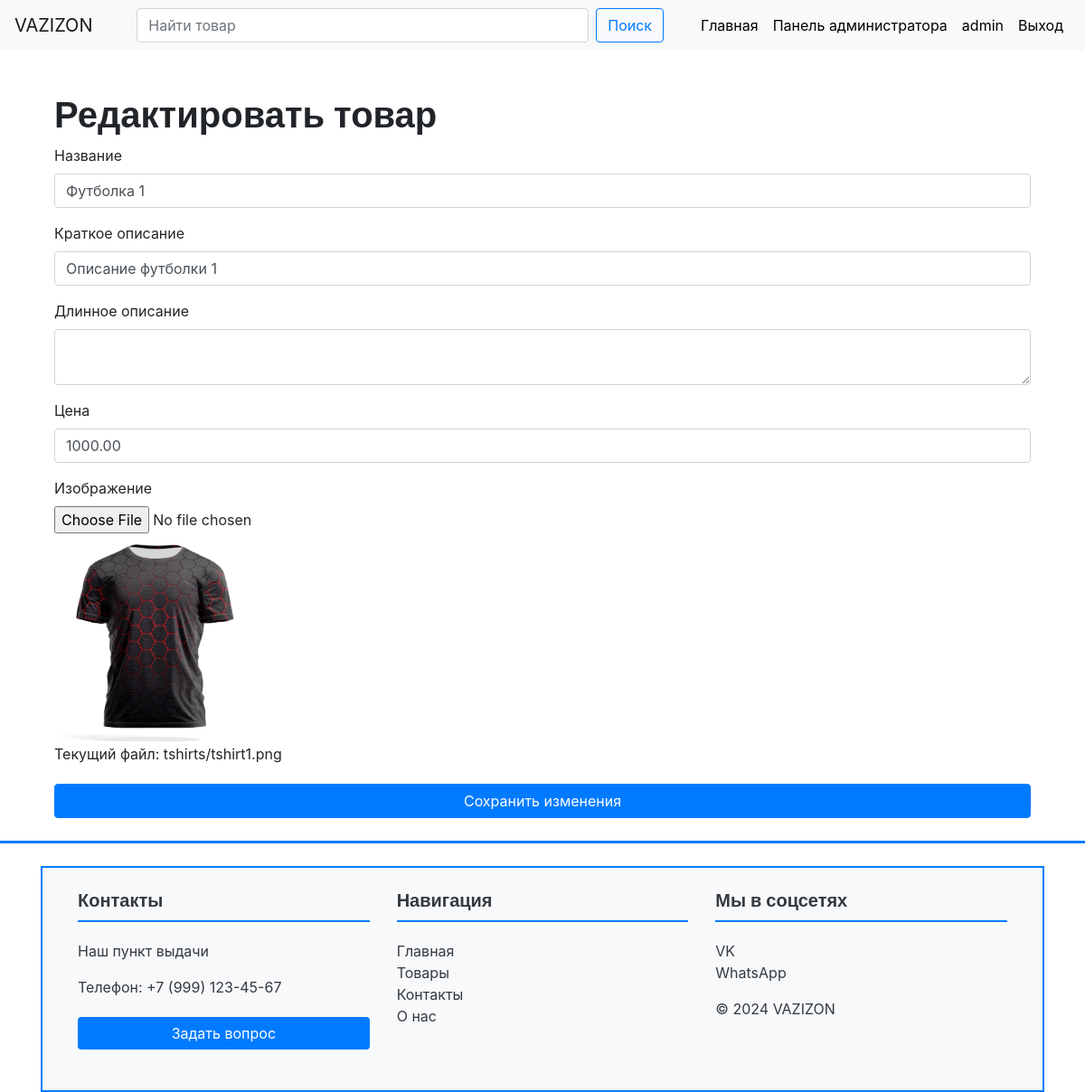
Page /edit_product/1 (signed in) on the committed database.
### models.py (models this page shows, shortened)
class User(UserMixin, db.Model):
    id = db.Column(db.Integer, primary_key=True)
    username = db.Column(db.String(64), index=True, unique=True)
    email = db.Column(db.String(120), index=True, unique=True)
    password_hash = db.Column(db.String(128))
    role = db.Column(db.String(64), default='buyer')
    last_activity = db.Column(db.DateTime, default=datetime.utcnow)

class Product(db.Model):
    id = db.Column(db.Integer, primary_key=True)
    name = db.Column(db.String(64), index=True)
    short_description = db.Column(db.String(128))
    long_description = db.Column(db.Text)
    price = db.Column(db.Float)
    category = db.Column(db.String(64))
    image_url = db.Column(db.String(128))
    seller_id = db.Column(db.Integer, db.ForeignKey('user.id'))
    seller = db.relationship('User', backref='products')

### app.py (the view, shortened to what this page needs)
    @app.route('/edit_product/<int:product_id>', methods=['GET', 'POST'])
    @login_required
    def edit_product(product_id):
        product = Product.query.get_or_404(product_id)
        if product.seller_id != current_user.id:
            flash('У вас нет прав на редактирование этого товара.', 'danger')
            return redirect(url_for('my_products'))
        form = ProductForm(obj=product)
        return render_template('edit_product.html', form=form, product=product)

### forms.py
class ProductForm(FlaskForm):
    name = StringField('Название', validators=[DataRequired()])
    short_description = StringField('Краткое описание', validators=[DataRequired()])
    long_description = TextAreaField('Длинное описание', validators=[DataRequired()])
    price = DecimalField('Цена', validators=[DataRequired()])
    image = FileField('Изображение', validators=[DataRequired()])
    submit = SubmitField('Добавить товар')

### templates/edit_product.html (shortened to what this page needs)
{% extends "base.html" %}
{% block content %}
<div class="container mt-5">
    <h1>Редактировать товар</h1>
    <form method="POST" enctype="multipart/form-data">
        <div class="form-group">
            {{ form.name.label(class="form-control-label") }}
            {{ form.name(class="form-control") }}
        </div>
        <div class="form-group">
            {{ form.short_description.label(class="form-control-label") }}
            {{ form.short_description(class="form-control") }}
        </div>
        <div class="form-group">
            {{ form.long_description.label(class="form-control-label") }}
            {{ form.long_description(class="form-control") }}
        </div>
        <div class="form-group">
            {{ form.price.label(class="form-control-label") }}
            {{ form.price(class="form-control") }}
        </div>
        <div class="form-group">
            {{ form.image.label(class="form-control-label") }}
            {{ form.image(class="form-control-file") }}
            {% if product.image_url %}
                <div>
                    <img src="{{ url_for('uploaded_file', filename=product.image_url) }}" alt="Current Image" style="max-width: 200px; margin-top: 10px;">
                    <p>Текущий файл: {{ product.image_url }}</p>
                </div>
            {% endif %}
        </div>
        <button type="submit" class="btn btn-primary">Сохранить изменения</button>
    </form>
</div>
{% endblock %}

### templates/base.html (shortened to what this page needs)
<!DOCTYPE html>
<html lang="ru">
<head>
    <link rel="stylesheet" href="https://stackpath.bootstrapcdn.com/bootstrap/4.5.2/css/bootstrap.min.css">
    <link rel="stylesheet" href="{{ url_for('static', filename='styles.css') }}">
</head>
<body>
<nav class="navbar navbar-expand-lg navbar-light bg-light">
    <a class="navbar-brand" href="{{ url_for('index') }}">VAZIZON</a>
    <div class="collapse navbar-collapse" id="navbarNav">
        <form class="form-inline d-flex justify-content-center w-100" action="{{ url_for('search') }}" method="GET">
            <input class="form-control mr-sm-2 search-bar" type="search" placeholder="Найти товар" aria-label="Поиск" name="q">
            <button class="btn btn-outline-custom my-2 my-sm-0" type="submit">Поиск</button>
        </form>
        <ul class="navbar-nav ml-auto">
            <li class="nav-item">
                <a class="nav-link" href="{{ url_for('index') }}">Главная</a>
            </li>
            {% if current_user.is_authenticated %}
                {% if current_user.role == 'buyer' %}
                    <li class="nav-item">
                        <a class="nav-link" href="{{ url_for('cart') }}">Корзина</a>
                    </li>
                    <li class="nav-item">
                        <a class="nav-link" href="{{ url_for('my_orders') }}">Мои заказы</a>
                    </li>
                {% elif current_user.role == 'seller' %}
                    <li class="nav-item">
                        <a class="nav-link" href="{{ url_for('my_products') }}">Мои товары</a>
                    </li>
                {% elif current_user.role == 'admin' %}
                    <li class="nav-item">
                        <a class="nav-link" href="{{ url_for('admin_dashboard') }}">Панель администратора</a>
                    </li>
                {% endif %}
                <li class="nav-item">
                    <a class="nav-link" href="{{ url_for('edit_profile') }}">{{ current_user.username }}</a>
                </li>
                <li class="nav-item">
                    <a class="nav-link" href="{{ url_for('logout') }}">Выход</a>
                </li>
            {% endif %}
        </ul>
    </div>
</nav>
<div class="container">
    {% block content %}{% endblock %}
    <div class="footer-divider"></div>
    <footer class="bg-light text-dark mt-5 p-4 border">
        <div class="container">
            <div class="row">
                <div class="col-md-4 mb-3">
                    <h5 class="font-weight-bold">Контакты</h5>
                    <p><a href="https://maps.google.com" class="text-dark" target="_blank">Наш пункт выдачи</a></p>
                    <p>Телефон: +7 (999) 123-45-67</p>
                    <button class="btn btn-primary">Задать вопрос</button>
                </div>
                <div class="col-md-4 mb-3">
                    <h5 class="font-weight-bold">Навигация</h5>
                    <ul class="list-unstyled">
                        <li><a href="#" class="text-dark">Главная</a></li>
                        <li><a href="#" class="text-dark">Товары</a></li>
                        <li><a href="#" class="text-dark">Контакты</a></li>
                        <li><a href="#" class="text-dark">О нас</a></li>
                    </ul>
                </div>
                <div class="col-md-4 mb-3">
                    <h5 class="font-weight-bold">Мы в соцсетях</h5>
                    <ul class="list-unstyled">
                        <li><a href="https://vk.com" class="text-dark" target="_blank">VK</a></li>
                        <li><a href="https://www.whatsapp.com" class="text-dark" target="_blank">WhatsApp</a></li>
                    </ul>
                    <p>&copy; 2024 VAZIZON</p>
                </div>
            </div>
        </div>
    </footer>
</div>
</body>
</html>

### styles.css (style rules this page uses)
h1, h2, h3, h4, h5, h6 { font-family: 'Roboto', sans-serif; font-weight: 700; }
.btn-primary { background-color: #007bff; border-color: #007bff; color: white; width: 100%; margin: 5px 0; }
.navbar .form-inline .search-bar { width: 100% !important; max-width: 500px !important; }
.btn-outline-custom { color: #007bff !important; border-color: #007bff !important; }
.navbar-nav { display: flex; flex-wrap: nowrap; }
.nav-link { white-space: nowrap; color: #000000 !important; }
footer { background-color: #ffffff; color: #ffffff; padding-top: 20px; padding-bottom: 20px; }
footer a { color: #ffffff; text-decoration: none; }
footer .btn-primary { background-color: #007bff; border: none; }
footer h5 { border-bottom: 2px solid #007bff; padding-bottom: 10px; margin-bottom: 20px; }
.border { border: 2px solid #007bff !important; }
.footer-divider { border-top: 3px solid #007bff; width: 100%; margin-bottom: 20px; margin-top: 20px; position: absolute; left: 0; }

### rows in the picture
User: username "admin"
Product: name "Футболка 1", short_description "Описание футболки 1", price "1000.00", image_url (picture), image_url "tshirts/tshirt1.png"
